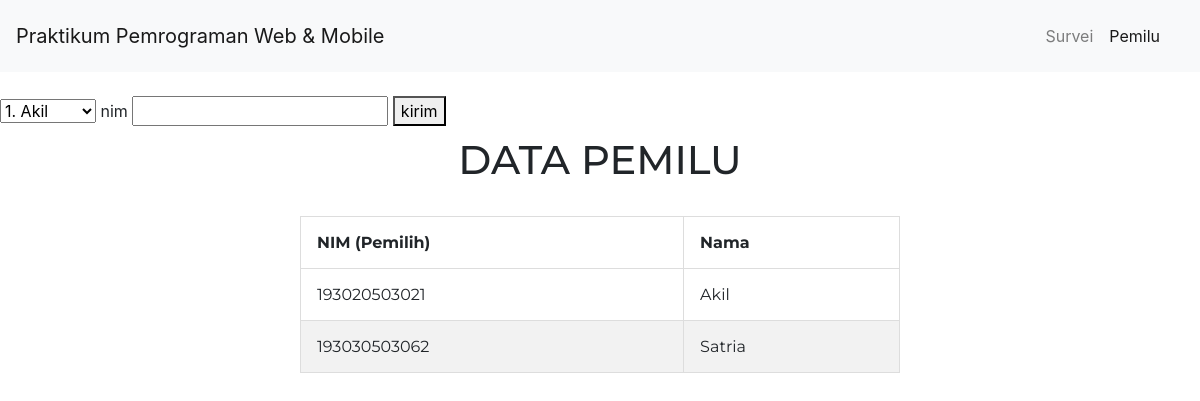
Page /voting.php on the committed database.
### tables this page shows
CREATE TABLE `voting` (
  `nim` varchar(50) NOT NULL,
  `nama` varchar(50) DEFAULT NULL,
  PRIMARY KEY (`nim`)
);

### voting.php (the view, shortened to what this page needs)
<html>
<head>
    <link rel="stylesheet" href="https://cdn.jsdelivr.net/npm/bootstrap@4.6.0/dist/css/bootstrap.min.css">
    <link rel="stylesheet" href="style.css">
</head>
<body>
  <nav class="navbar navbar-expand-lg navbar-light bg-light">
    <a class="navbar-brand" href="#">Praktikum Pemrograman Web & Mobile</a>
    <div class="collapse navbar-collapse" id="navbarSupportedContent">
      <ul class="navbar navbar-nav ml-auto">
        <li class="nav-item">
          <a class="nav-link" href="index.php">Survei</a>
        </li>
        <li class="nav-item active">
          <a class="nav-link" href="voting.php">Pemilu</a>
        </li>
        </ul>
    </div>
  </nav>
  <br>
  <form method="post">
    <select name="nama">
      <option value="Akil">1. Akil</option>
    </select>
    <label>nim</label>
    <input type="number" name="nim"/>
    <button name="kirim" type="submit">kirim</button>
  <form>
  <div class="row">
        <div class = "column">
        <h1>Data Pemilu</h1>
        <br>
            <table border="1" align = "center">
                <thead>
                    <tr>
                        <th>NIM (Pemilih)</th>
                        <th>Nama</th>
                    </tr>
                </thead>
                <?php
                    require 'koneksi.php';
                    $view = $koneksi -> query("SELECT * FROM voting");
                    while($row=$view->fetch_array()){
                ?>
                <tr>
                    <td><?php echo $row['nim']; ?></td>
                    <td><?php echo $row['nama']; ?></td>
                </tr>
                <?php
                }?>
            </table>
        </div>
  </body>
</html>

### style.css (style rules this page uses)
* { box-sizing: border-box; }
h1 { text-align: center; text-transform: uppercase; }
.row { font-family: 'Montserrat', sans-serif; display: flex; margin-left:-5px; margin-right:-5px; }
.column { font-family: 'Montserrat', sans-serif; flex: 50%; padding: 5px; }
table { border-collapse: collapse; border-spacing: 0; width: 50%; border: 1px solid #ddd; }
th, td { text-align: left; padding: 16px; }
tr:nth-child(even) { background-color: #f2f2f2; }

### rows in the picture
voting: nim "193020503021", nama "Akil"
voting: nim "193030503062", nama "Satria"
